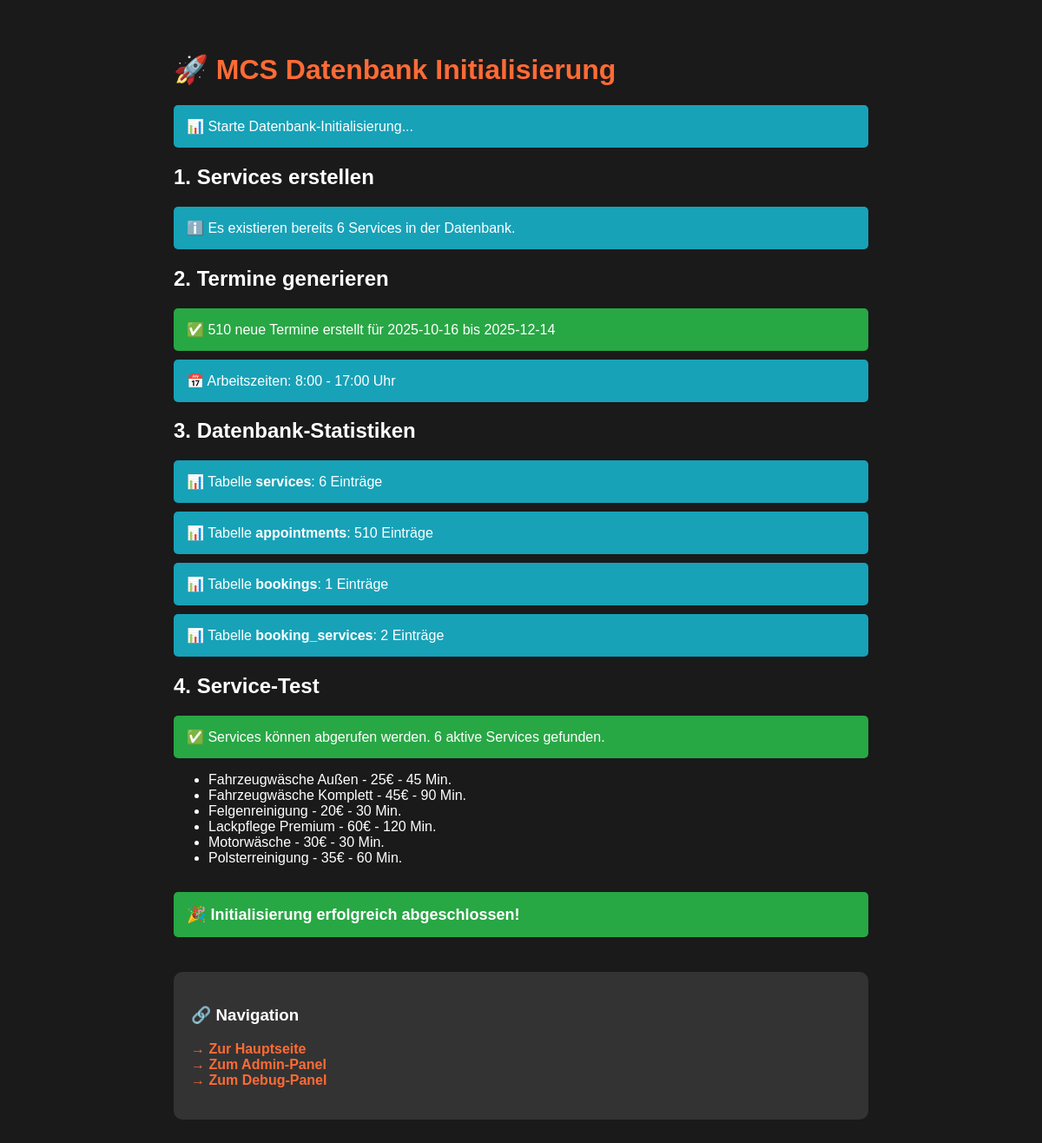
The app's page /init_data.php with its own data.
### tables this page shows
CREATE TABLE services (
            id INTEGER PRIMARY KEY AUTOINCREMENT,
            name TEXT NOT NULL UNIQUE,
            description TEXT,
            price DECIMAL(10,2) NOT NULL CHECK(price >= 0),
            duration INTEGER DEFAULT 60 CHECK(duration > 0),
            active INTEGER DEFAULT 1 CHECK(active IN (0, 1)),
            created_at DATETIME DEFAULT CURRENT_TIMESTAMP,
            updated_at DATETIME DEFAULT CURRENT_TIMESTAMP
        );

### config/database.php (called while the page is built, shortened)
<?php
class Database
{
    private $db_file;
    private $connection;
    public function __construct()
    {
        $this->db_file = defined('DB_PATH') ? DB_PATH : __DIR__ . '/../database/bookings.db';
        $this->createTables();
    }
    private function connect()
    {
        try {
            $db_dir = dirname($this->db_file);
            $this->connection = new PDO('sqlite:' . $this->db_file);
            $this->connection->setAttribute(PDO::ATTR_ERRMODE, PDO::ERRMODE_EXCEPTION);
            $this->connection->setAttribute(PDO::ATTR_DEFAULT_FETCH_MODE, PDO::FETCH_ASSOC);
            $this->connection->exec('PRAGMA foreign_keys = ON');
        } catch (PDOException $e) {
            error_log("Database connection failed: " . $e->getMessage());
            die("Datenbankverbindung fehlgeschlagen. Bitte kontaktieren Sie den Administrator.");
        }
    }
    private function createTables()
    {
        $sql_appointments = "
        CREATE TABLE IF NOT EXISTS appointments (
            id INTEGER PRIMARY KEY AUTOINCREMENT,
            date TEXT NOT NULL,
            time TEXT NOT NULL,
            status TEXT DEFAULT 'available' CHECK(status IN ('available', 'booked', 'blocked')),
            created_at DATETIME DEFAULT CURRENT_TIMESTAMP,
            updated_at DATETIME DEFAULT CURRENT_TIMESTAMP,
            UNIQUE(date, time)
        )";
        $sql_services = "
        CREATE TABLE IF NOT EXISTS services (
            id INTEGER PRIMARY KEY AUTOINCREMENT,
            name TEXT NOT NULL UNIQUE,
            description TEXT,
            price DECIMAL(10,2) NOT NULL CHECK(price >= 0),
            duration INTEGER DEFAULT 60 CHECK(duration > 0),
            active INTEGER DEFAULT 1 CHECK(active IN (0, 1)),
            created_at DATETIME DEFAULT CURRENT_TIMESTAMP,
            updated_at DATETIME DEFAULT CURRENT_TIMESTAMP
        )";
        $sql_bookings = "
        CREATE TABLE IF NOT EXISTS bookings (
            id INTEGER PRIMARY KEY AUTOINCREMENT,
            appointment_id INTEGER NOT NULL,
            customer_name TEXT NOT NULL,
            customer_email TEXT NOT NULL,
            customer_phone TEXT NOT NULL,
            customer_address TEXT NOT NULL,
            distance DECIMAL(10,2) CHECK(distance >= 0),
            total_price DECIMAL(10,2) NOT NULL CHECK(total_price >= 0),
            status TEXT DEFAULT 'pending' CHECK(status IN ('pending', 'confirmed', 'completed', 'cancelled')),
            notes TEXT,
            created_at DATETIME DEFAULT CURRENT_TIMESTAMP,
            updated_at DATETIME DEFAULT CURRENT_TIMESTAMP,
            FOREIGN KEY (appointment_id) REFERENCES appointments (id) ON DELETE RESTRICT
        )";
        $sql_booking_services = "
        CREATE TABLE IF NOT EXISTS booking_services (
            id INTEGER PRIMARY KEY AUTOINCREMENT,
            booking_id INTEGER NOT NULL,
            service_id INTEGER NOT NULL,
            price_at_booking DECIMAL(10,2) NOT NULL,
            created_at DATETIME DEFAULT CURRENT_TIMESTAMP,
            FOREIGN KEY (booking_id) REFERENCES bookings (id) ON DELETE CASCADE,
            FOREIGN KEY (service_id) REFERENCES services (id) ON DELETE RESTRICT,
            UNIQUE(booking_id, service_id)
        )";
        try {
            $this->connection->exec($sql_appointments);
            $this->connection->exec($sql_services);
            $this->connection->exec($sql_bookings);
            $this->connection->exec($sql_booking_services);
            $this->ensureUpdatedAtColumns();
            $this->insertDefaultServices();
            $this->generateTimeSlots();
        } catch (PDOException $e) {
            error_log("Table creation failed: " . $e->getMessage());
            die("Datenbankinitialisierung fehlgeschlagen. Bitte kontaktieren Sie den Administrator.");
        }
    }
    private function ensureUpdatedAtColumns()
    {
        $tables = ['appointments', 'services', 'bookings'];
        foreach ($tables as $table) {
            try {
                $stmt = $this->connection->prepare("PRAGMA table_info($table)");
                $stmt->execute();
                $columns = $stmt->fetchAll(PDO::FETCH_COLUMN, 1);
            } catch (PDOException $e) {
                error_log("Could not add updated_at to $table: " . $e->getMessage());
            }
        }
    }
    private function createUpdateTriggers()
    {
        $this->connection->exec("DROP TRIGGER IF EXISTS update_appointments_updated_at");
        $this->connection->exec("DROP TRIGGER IF EXISTS update_services_updated_at");
        $this->connection->exec("DROP TRIGGER IF EXISTS update_bookings_updated_at");
        $triggers = [
            "CREATE TRIGGER IF NOT EXISTS update_appointments_updated_at
         AFTER UPDATE ON appointments
         BEGIN
            UPDATE appointments SET updated_at = CURRENT_TIMESTAMP WHERE id = NEW.id;
         END",
            "CREATE TRIGGER IF NOT EXISTS update_services_updated_at
         AFTER UPDATE ON services
         BEGIN
            UPDATE services SET updated_at = CURRENT_TIMESTAMP WHERE id = NEW.id;
         END",
            "CREATE TRIGGER IF NOT EXISTS update_bookings_updated_at
         AFTER UPDATE ON bookings
         BEGIN
            UPDATE bookings SET updated_at = CURRENT_TIMESTAMP WHERE id = NEW.id;
         END"
        ];
        foreach ($triggers as $trigger) {
            try {
                $this->connection->exec($trigger);
            } catch (PDOException $e) {
                error_log("Trigger creation warning: " . $e->getMessage());
            }
        }
    }
    private function insertDefaultServices()
    {
        try {
            $stmt = $this->connection->prepare("SELECT COUNT(*) FROM services");
            $stmt->execute();
            $count = $stmt->fetchColumn();
        } catch (PDOException $e) {
            error_log("Error inserting default services: " . $e->getMessage());
        }
    }
    private function generateTimeSlots()
    {
        try {
            $stmt = $this->connection->prepare("SELECT COUNT(*) FROM appointments");
            $stmt->execute();
            $count = $stmt->fetchColumn();
        } catch (PDOException $e) {
            error_log("Error generating time slots: " . $e->getMessage());
        }
    }
    public function getConnection()
    {
        return $this->connection;
    }
}

### classes/BookingManager.php (called while the page is built, shortened)
<?php
class BookingManager
{
    private $db;
    public function __construct($database)
    {
        if (is_object($database) && method_exists($database, 'getConnection')) {
            $this->db = $database->getConnection();
        } else {
            $this->db = $database;
        }
    }
    public function getAllServices()
    {
        try {
            $stmt = $this->db->prepare("SELECT * FROM services WHERE active = 1 ORDER BY name ASC");
            $stmt->execute();
            return $stmt->fetchAll(PDO::FETCH_ASSOC);
        } catch (PDOException $e) {
            error_log("Error getting services: " . $e->getMessage());
            return [];
        }
    }
    public function generateTimeSlots($startDate = null, $endDate = null, $daysInFuture = 30)
    {
        try {
            $startDate = $startDate ?: date('Y-m-d', strtotime('+1 day'));
            $endDate = $endDate ?: date('Y-m-d', strtotime("+$daysInFuture days"));
            $working_hours_start = defined('WORKING_HOURS_START') ? WORKING_HOURS_START : 8;
            $working_hours_end = defined('WORKING_HOURS_END') ? WORKING_HOURS_END : 17;
            $working_days = defined('WORKING_DAYS') ? WORKING_DAYS : [1, 2, 3, 4, 5, 6];
            $current = new DateTime($startDate);
            $end = new DateTime($endDate);
            $slots_created = 0;
            while ($current <= $end) {
                $dayOfWeek = $current->format('N');
                if (in_array($dayOfWeek, $working_days)) {
                    for ($hour = $working_hours_start; $hour <= $working_hours_end; $hour++) {
                        $time = sprintf('%02d:00', $hour);
                        $date = $current->format('Y-m-d');
                        try {
                            $stmt = $this->db->prepare("SELECT id FROM appointments WHERE date = ? AND time = ?");
                            $stmt->execute([$date, $time]);
                            if (!$stmt->fetch()) {
                                $stmt = $this->db->prepare("INSERT INTO appointments (date, time, status) VALUES (?, ?, 'available')");
                                $stmt->execute([$date, $time]);
                                $slots_created++;
                            }
                        } catch (PDOException $e) {
                        }
                    }
                }
                $current->modify('+1 day');
            }
            return $slots_created;
        } catch (Exception $e) {
            error_log("Error generating time slots: " . $e->getMessage());
            return 0;
        }
    }
}

### init_data.php (the view, shortened to what this page needs)
<?php
require_once 'config/database.php';
require_once 'classes/BookingManager.php';
echo "<!DOCTYPE html>
<html>
<head>
    <title>MCS - Datenbank Initialisierung</title>
    <style>
        body {
            font-family: Arial, sans-serif;
            background: #1a1a1a;
            color: #fff;
            padding: 40px;
            max-width: 800px;
            margin: 0 auto;
        }
        h1 { color: #ff6b35; }
        .success {
            background: #28a745;
            padding: 15px;
            border-radius: 5px;
            margin: 10px 0;
        }
        .error {
            background: #dc3545;
            padding: 15px;
            border-radius: 5px;
            margin: 10px 0;
        }
        .info {
            background: #17a2b8;
            padding: 15px;
            border-radius: 5px;
            margin: 10px 0;
        }
        a {
            color: #ff6b35;
            text-decoration: none;
            font-weight: bold;
        }
    </style>
</head>
<body>
    <h1>🚀 MCS Datenbank Initialisierung</h1>";
try {
    $database = new Database();
    $db = $database->getConnection();
    $bookingManager = new BookingManager($database);
    echo "<div class='info'>📊 Starte Datenbank-Initialisierung...</div>";
    echo "<h2>1. Services erstellen</h2>";
    $stmt = $db->prepare("SELECT COUNT(*) FROM services");
    $stmt->execute();
    $serviceCount = $stmt->fetchColumn();
    if ($serviceCount == 0) {
        $services = [
            ['Fahrzeugwäsche Außen', 'Gründliche Außenreinigung mit Hochdruckreiniger und Spezialshampoo', 25.00, 30, 1, 1],
            ['Fahrzeugwäsche Komplett', 'Komplette Außen- und Innenreinigung für perfekte Sauberkeit', 45.00, 60, 1, 2],
            ['Innenraumreinigung', 'Gründliche Reinigung des kompletten Innenraums', 35.00, 45, 1, 3],
            ['Polsterreinigung', 'Professionelle Tiefenreinigung der Sitze und Polster', 40.00, 60, 1, 4],
            ['Motorwäsche', 'Schonende Motorraumreinigung mit Spezialreinigern', 30.00, 30, 1, 5],
            ['Felgenreinigung', 'Intensive Reinigung und Pflege von Felgen und Reifen', 20.00, 30, 1, 6],
            ['Lackpolitur', 'Professionelle Politur für strahlenden Glanz', 50.00, 90, 1, 7],
            ['Lackversiegelung Premium', 'Langzeitschutz mit Nano-Versiegelung', 80.00, 120, 1, 8],
            ['Scheibenreinigung Spezial', 'Kristallklare Scheiben innen und außen', 15.00, 20, 1, 9],
            ['Geruchsneutralisation', 'Beseitigung unangenehmer Gerüche mit Ozon', 35.00, 45, 1, 10]
        ];
        $stmt = $db->prepare("INSERT INTO services (name, description, price, duration, active, sort_order) VALUES (?, ?, ?, ?, ?, ?)");
        foreach ($services as $service) {
            $stmt->execute($service);
            echo "<div class='success'>✅ Service erstellt: {$service[0]} - {$service[2]}€</div>";
        }
        echo "<div class='info'>✨ " . count($services) . " Services erfolgreich erstellt!</div>";
    } else {
        echo "<div class='info'>ℹ️ Es existieren bereits $serviceCount Services in der Datenbank.</div>";
    }
    echo "<h2>2. Termine generieren</h2>";
    $stmt = $db->prepare("SELECT COUNT(*) FROM appointments WHERE date >= date('now')");
    $stmt->execute();
    $appointmentCount = $stmt->fetchColumn();
    if ($appointmentCount < 100) {
        $startDate = date('Y-m-d', strtotime('+1 day'));
        $endDate = date('Y-m-d', strtotime('+60 days'));
        $slotsCreated = $bookingManager->generateTimeSlots($startDate, $endDate);
        echo "<div class='success'>✅ $slotsCreated neue Termine erstellt für $startDate bis $endDate</div>";
        echo "<div class='info'>📅 Arbeitszeiten: " . WORKING_HOURS_START . ":00 - " . WORKING_HOURS_END . ":00 Uhr</div>";
    } else {
        echo "<div class='info'>ℹ️ Es existieren bereits $appointmentCount zukünftige Termine.</div>";
    }
    echo "<h2>3. Datenbank-Statistiken</h2>";
    $tables = ['services', 'appointments', 'bookings', 'booking_services'];
    foreach ($tables as $table) {
        $stmt = $db->prepare("SELECT COUNT(*) FROM $table");
        $stmt->execute();
        $count = $stmt->fetchColumn();
        echo "<div class='info'>📊 Tabelle <strong>$table</strong>: $count Einträge</div>";
    }
    echo "<h2>4. Service-Test</h2>";
    $services = $bookingManager->getAllServices();
    if (count($services) > 0) {
        echo "<div class='success'>✅ Services können abgerufen werden. " . count($services) . " aktive Services gefunden.</div>";
        echo "<ul>";
        foreach ($services as $service) {
            echo "<li>{$service['name']} - {$service['price']}€ - {$service['duration']} Min.</li>";
        }
        echo "</ul>";
    } else {
        echo "<div class='error'>❌ Keine aktiven Services gefunden!</div>";
    }
    echo "<div class='success' style='margin-top: 30px; font-size: 18px;'>
        🎉 <strong>Initialisierung erfolgreich abgeschlossen!</strong>
    </div>";
} catch (Exception $e) {
    echo "<div class='error'>❌ Fehler: " . $e->getMessage() . "</div>";
    echo "<pre>" . $e->getTraceAsString() . "</pre>";
}
echo "
    <div style='margin-top: 40px; padding: 20px; background: #333; border-radius: 10px;'>
        <h3>🔗 Navigation</h3>
        <p>
            <a href='/'>→ Zur Hauptseite</a><br>
            <a href='/admin'>→ Zum Admin-Panel</a><br>
            <a href='/debug.php'>→ Zum Debug-Panel</a>
        </p>
    </div>
</body>
</html>";

### init_data.php (style rules this page uses)
body { font-family: Arial, sans-serif; background: #1a1a1a; color: #fff; padding: 40px; max-width: 800px; margin: 0 auto; }
h1 { color: #ff6b35; }
.success { background: #28a745; padding: 15px; border-radius: 5px; margin: 10px 0; }
.info { background: #17a2b8; padding: 15px; border-radius: 5px; margin: 10px 0; }
a { color: #ff6b35; text-decoration: none; font-weight: bold; }

### records on screen
services: name "Fahrzeugwäsche Außen", price "25", duration "45"
services: name "Fahrzeugwäsche Komplett", price "45", duration "90"
services: name "Felgenreinigung", price "20", duration "30"
services: name "Lackpflege Premium", price "60", duration "120"
services: name "Motorwäsche", price "30", duration "30"
services: name "Polsterreinigung", price "35", duration "60"

### other values on screen
$serviceCount "6"
$slotsCreated "510"
WORKING_HOURS_START "8"
WORKING_HOURS_END "17"
$table "services"
$count "6"
$table "appointments"
$count "510"
$table "bookings"
$count "1"
$table "booking_services"
$count "2"
count($services) "6"
